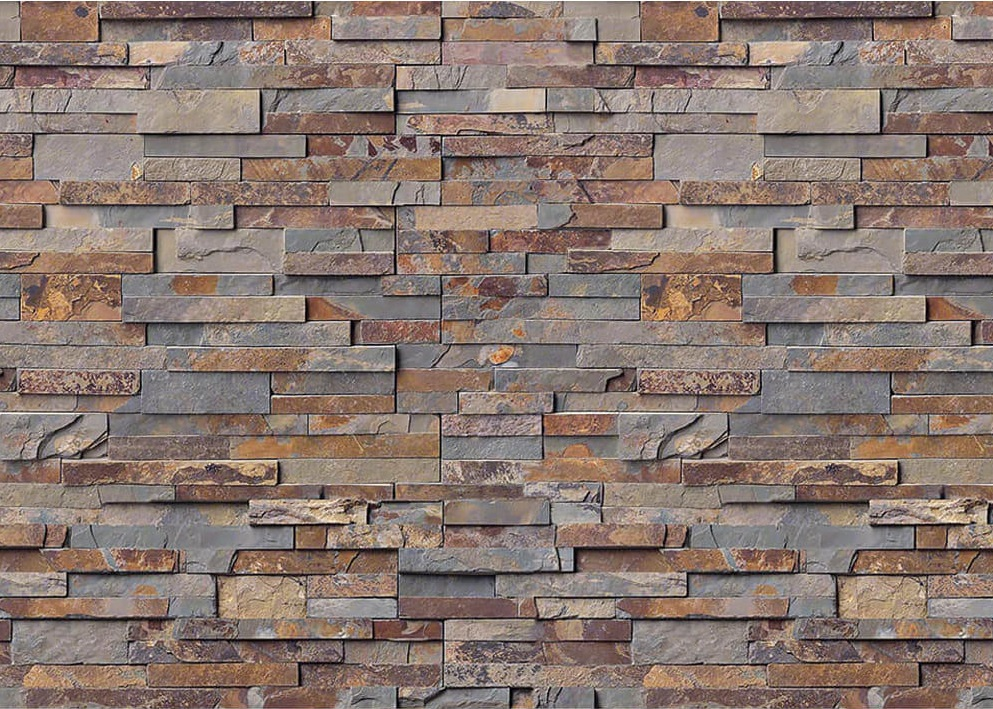
#> input picture 2021-05-07/textura.jpg, 993 x 709 px
$ python 'Cp7 - LivroMetodo.py'
#> lines starting #> are read from the running program, lines starting #| are printed output that depends on the picture
import cv2 as cv
import numpy as np
from matplotlib import pyplot as plt

img = cv.imread("textura.jpg")
#> img is the input picture: shape (709, 993, 3); mean B, G, R 111.8, 119.7, 137.3
img = img[::2, ::2]
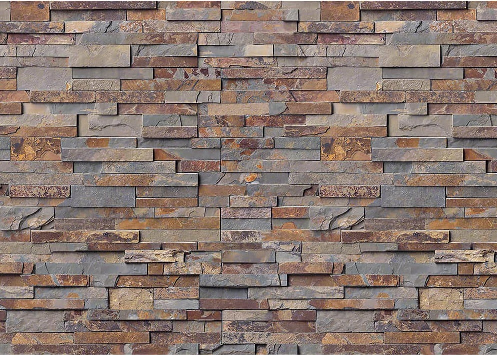
#> img: shape (355, 497, 3); mean B, G, R 112.2, 120, 137.6
img = cv.cvtColor(img,cv.COLOR_BGR2RGB)

suave =  np.vstack([np.hstack([img,cv.blur(img,(9,9))])]) #O livro cria uma coluna, o numpy interpreta como uma pilha, na vertical, e passa como parâmetros pilhas horizontais dentro da vertical
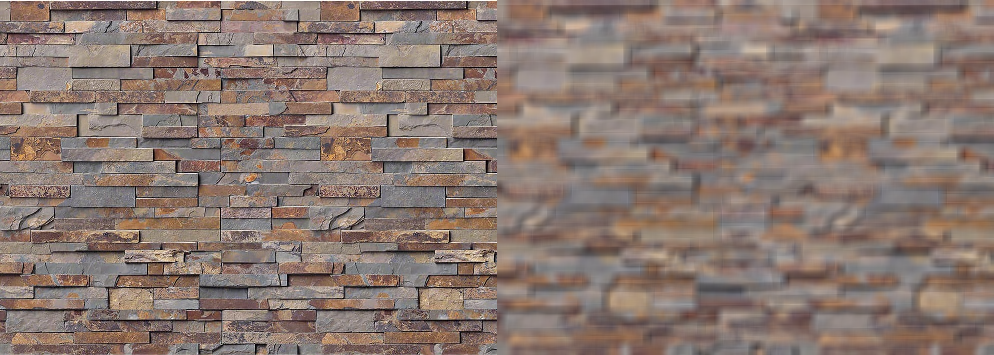
#> suave: shape (355, 994, 3); mean R, G, B 137.5, 119.9, 112.1
#Em relação a praticidade, é mais facil, no entanto é apenas a vizualizção das imagens em apenas um "cv.imshow()" e não é possivel fazer analises mais detalhadas

cv.imshow("Blur", suave)
cv.waitKey(0)

$ run again, with 2021-05-07/campoColorido.jpg copied over 2021-05-07/textura.jpg
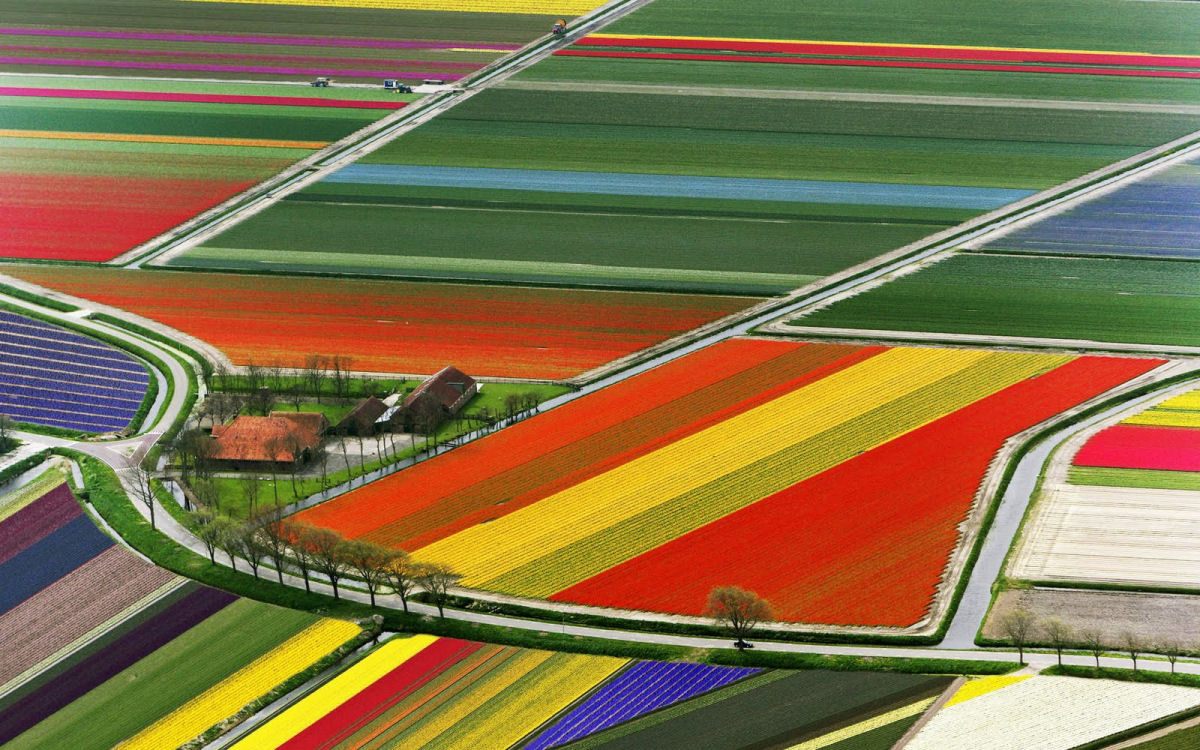
#> input picture 2021-05-07/campoColorido.jpg, 1200 x 750 px
#> img is the input picture: shape (750, 1200, 3); mean B, G, R 74.6, 114.4, 131.3
#> `img = img[::2, ::2]`:
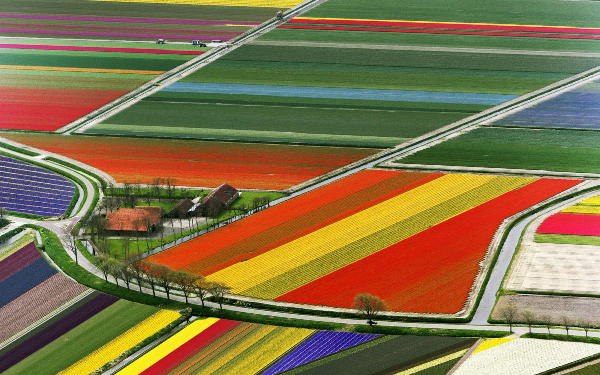
#> img: shape (375, 600, 3); mean B, G, R 74.5, 114.4, 131.3
#> `suave =  np.vstack([np.hstack([img,cv.blur(img,(9,9))])])`:
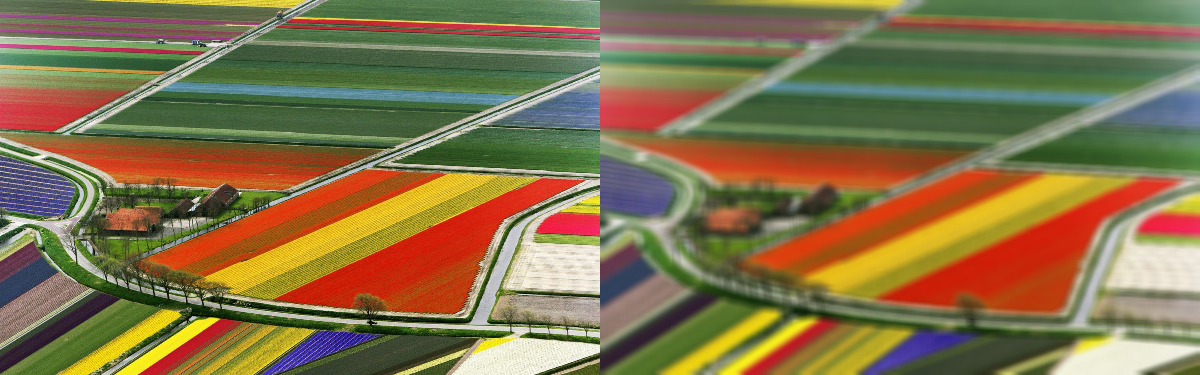
#> suave: shape (375, 1200, 3); mean R, G, B 131.3, 114.4, 74.5
